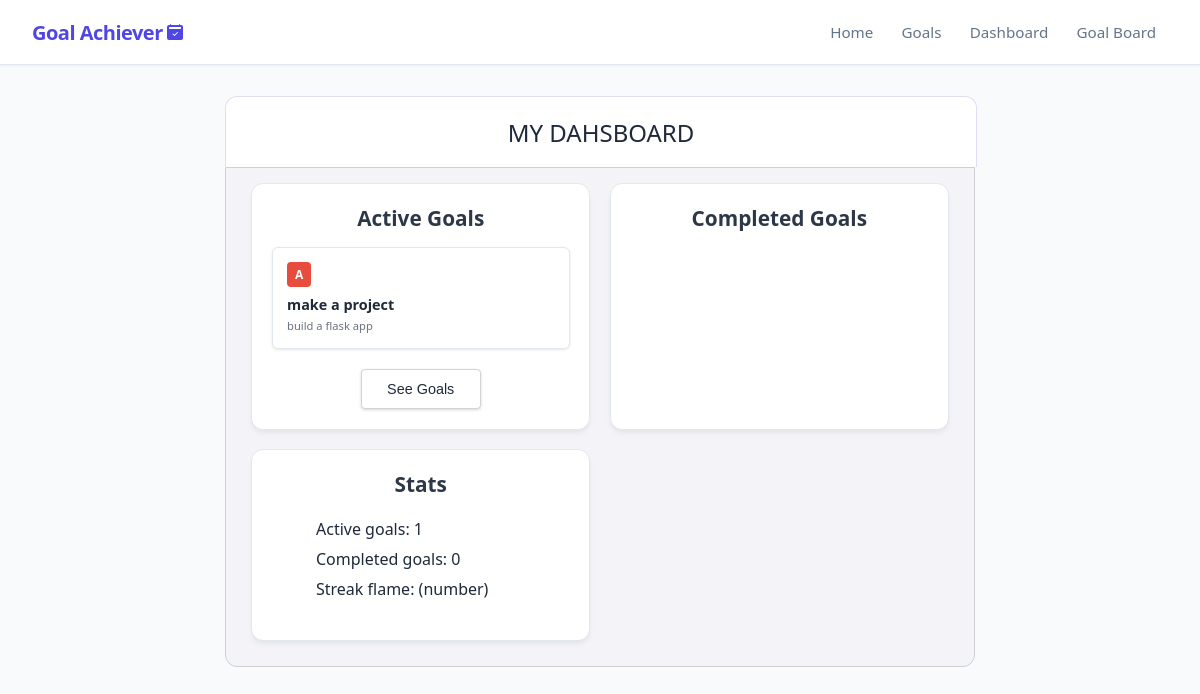
/dashboard, run on the app's committed database.
### app/models_db.py (models this page shows, shortened)
class Goal(db.Model):
    __tablename__ = 'goals'
    id = db.Column(db.Integer, primary_key=True)
    title = db.Column(db.String(100), nullable=False)
    description = db.Column(db.Text, nullable=False)
    is_completed = db.Column(db.Boolean, default=False)
    is_confirmed_finished = db.Column(db.Boolean, default=False)
    progress_percentage = db.Column(db.Float, default=0.0)
    difficulty = db.Column(db.String(20), nullable=False, default='Medium')
    priority = db.Column(db.String(1), nullable=False, default='b')
    created_at = db.Column(db.DateTime, default=datetime.now(timezone.utc), nullable=False)
    tasks = db.relationship('Task', backref='goal', cascade="all, delete-orphan", lazy=True)

### app/routes.py (the view)
@main.route("/dashboard", methods=['GET', 'POST'])
def dashboard():
    goals = Goal.query.order_by(Goal.priority.asc()).all()
    active_goals_count = 0
    finished_goals_count = 0
    for goal in goals:
        if goal.is_confirmed_finished == True:
            finished_goals_count += 1
        if goal.is_confirmed_finished == False:
            active_goals_count += 1
    return render_template('dashboard.html', goals=goals, active_goals_count=active_goals_count, finished_goals_count=finished_goals_count)

### app/templates/dashboard.html (shortened to what this page needs)
{% extends 'base.html' %}
{% block content %}
<div style="max-width: 800px;">
    <div class="dashboard-header">
            <h1>my dahsboard</h1>
        </div>
    <div class="dashboard-container">
        <div class="dashboard-card-container">
            <div class="dashboard-card">
                <div class="card-header">
                    <h2>active goals</h2>
                </div>
                <div class="active-goals-grid">
                    {% for goal in goals[:6] %}
                        {% if not goal.is_confirmed_finished %}
                            <div class="goal-card">
                                <span class="badge badge-{{ goal.priority }}">{{ goal.priority }}</span>
                                <h3 class="goal-title">{{ goal.title }}</h3>
                                <p class="goal-description">{{ goal.description | truncate(50) }}</p>
                            </div>
                        {% endif %}
                    {% endfor %}
                </div>
                    <div style="display: flex; align-items: center; padding: 0px 12px; margin: 20px 0px; margin-bottom: 0px;">
                        <a href="/goals" style="text-decoration: none; width: 120px; overflow: visible; margin: 0 auto;">
                            <button class="dashboard-action-btn">See Goals</button>
                        </a>
                    </div>
            </div>
            <div class="dashboard-card">
                <div class="card-header">
                    <h2>completed goals</h2>
                </div>
            </div>
            <div class="dashboard-card">
                <div class="card-header">
                    <h2>stats</h2>
                </div>
                <ul>
                    <li>Active goals: {{active_goals_count}}</li>
                    <li>Completed goals: {{finished_goals_count}}</li>
                    <li>Streak flame: (number)</li>
                </ul>
            </div>
        </div>
    </div>
</div>
{% endblock %}

### app/static/style.css (style rules this page uses)
:root { --bg-color: #f8fafc; --card-bg: #ffffff; --text-main: #1e293b; --text-muted: #64748b; --border-color: #e2e8f0; --primary: #4f46e5; --primary-hover: #4338ca; --success: #22c55e; --pending: #f59e0b; --head-bg: #f3f2f4; --card-border-color: #e4dcf0; }
body { font-family: system-ui, -apple-system, BlinkMacSystemFont, 'Segoe UI', Roboto, Helvetica, Arial, sans-serif; background-color: var(--bg-color); color: var(--text-main); margin: 0; padding: 2rem; display: flex; justify-content: center; padding-top: calc(64px + 2rem); }
.dashboard-container { width: 100%; padding: 25px; padding-top: 15px; display: block; border: #d1d0d0 1px solid; background-color: #f4f3f8; border-radius: 0px 0px 12px 12px; text-align: center; box-sizing: border-box; }
@media (min-width: 850px) { .dashboard-container { min-width: 750px; } }
.dashboard-header { padding: 10px 0px; background-color: white; width: 100%; height: 50px; border-radius: 12px 12px 0px 0px; border: 1px solid var(--card-border-color); text-align: center; display: flex; flex-direction: column; justify-content: center; border-bottom: none; }
.dashboard-card-container { display: grid; grid-template-columns: repeat(auto-fit, minmax(250px, 1fr)); gap: 1.2rem; width: 100%; }
.dashboard-card { text-align: center; background-color: #ffffff; border: 1px solid #e2e8f0; border-radius: 12px; padding: 1.25rem; box-shadow: 0 4px 6px -1px rgba(0, 0, 0, 0.05), 0 2px 4px -1px rgba(0, 0, 0, 0.03); border: 1px solid var(--border-color); }
.active-goals-grid { display: grid; grid-template-columns: repeat(auto-fit, minmax(min(120px, 100%), 1fr)); gap: 0.7rem; width: 100%; box-sizing: border-box; }
.card-header h2 { font-size: 1.3rem; color: #2d3748; text-align: center; margin-bottom: 15px; }
.dashboard-action-btn { margin: 0 auto; justify-content: center; width: 100%; height: 40px; padding: 0px; color: var(--text-main); font-size: 0.9rem; transition: transform 0.2s ease; border: #d4d2d2 1px solid; border-radius: 4px; background-color: var(--card-bg); box-shadow: 0 1px 3px rgba(161, 161, 161, 0.35), 0 1px 2px rgba(156, 156, 156, 0.08); }
.goal-card { width: 90%; background-color: #ffffff; border: 1px solid #e2e8f0; border-radius: 8px; padding: 0.5rem; text-align: left; display: flex; flex-direction: column; align-items: flex-start; box-shadow: 1px 1px 1px 0px #e8e8e8; }
.goal-title { margin: 0.5rem 0 0.25rem 0; font-size: 0.9rem; font-weight: 600; color: #1f2937; white-space: normal; overflow-wrap: anywhere; }
.goal-description { margin: 0; color: #6b7280; font-size: 0.7rem; line-height: 1.4; }
h1, h2, h3, a, .goal-title { white-space: nowrap; overflow: hidden; text-overflow: ellipsis; max-width: 100%; }
h1 { text-transform: uppercase; color: var(--text-main); font-size: 1.5em; font-weight: 300; margin: 0; }
h2 { color: var(--text-main); text-transform: capitalize; font-size: 1.1em; font-weight: 600; margin: 0 auto; }
h3 { font-style: normal; color: #3f3f3f; margin: 5px 0px; font-size: 1.1em; font-weight: 600; padding: 0 auto; }
p { word-break: break-word; overflow-wrap: anywhere; white-space: normal; }
.badge { padding: 4px 8px; border-radius: 4px; font-size: 12px; font-weight: bold; text-transform: uppercase; }
.badge-a { background-color: #e74c3c; color: white; }
ul { display: flex; flex-direction:column; gap: 0rem; }
.badge { padding: 0.25rem 0.5rem; border-radius: 4px; font-size: 0.75rem; font-weight: 600; text-transform: uppercase; }
li { padding-right: 10px; display: flex; justify-content: flex-start; text-align: left; border-radius: 8px; padding: 4px; }
.goal-card { background: #ffffff; padding: 14px; border-radius: 6px; box-shadow: 0 1px 3px rgba(0, 0, 0, 0.1); cursor: grab; transition: transform 0.15s ease, box-shadow 0.15s ease; }

### data on the page
Goal: priority "A", title "make a project", description "build a flask app"

### other printed values
{{ active_goals_count }} "1"
{{ finished_goals_count }} "0"
